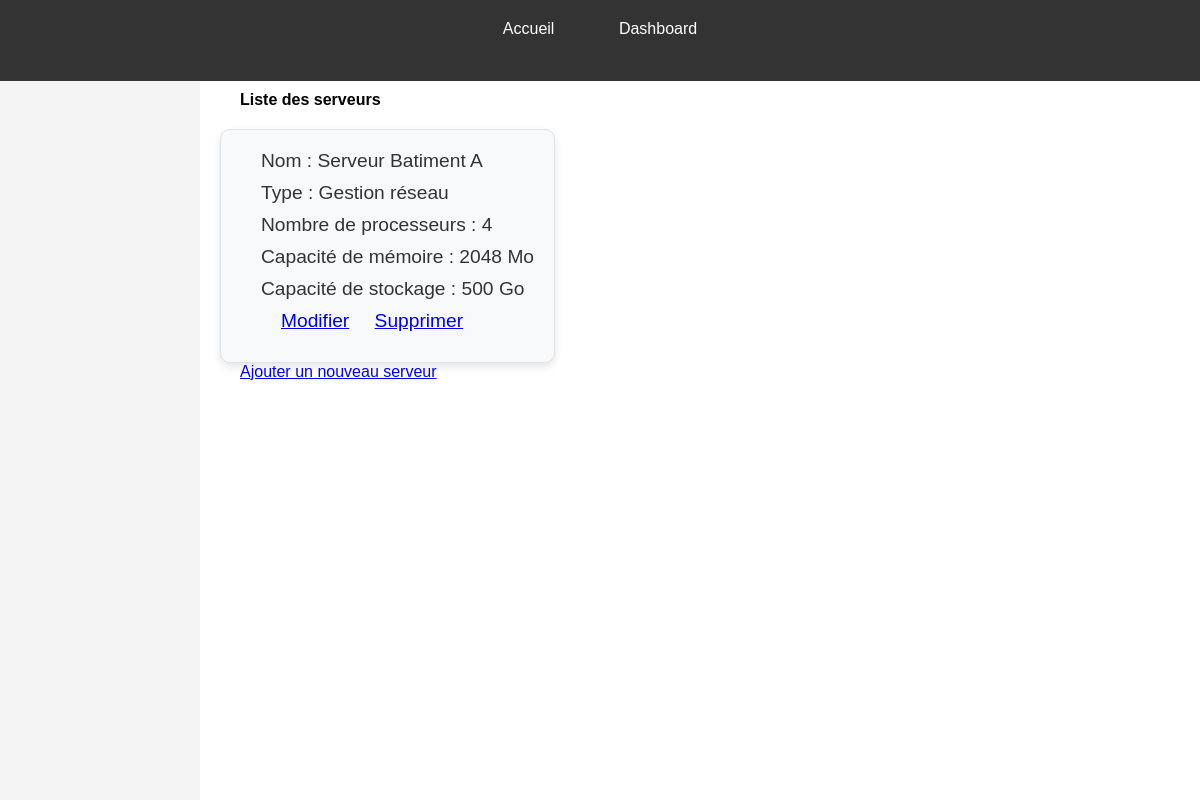
/servers/, run on an earlier commit of the app's database.
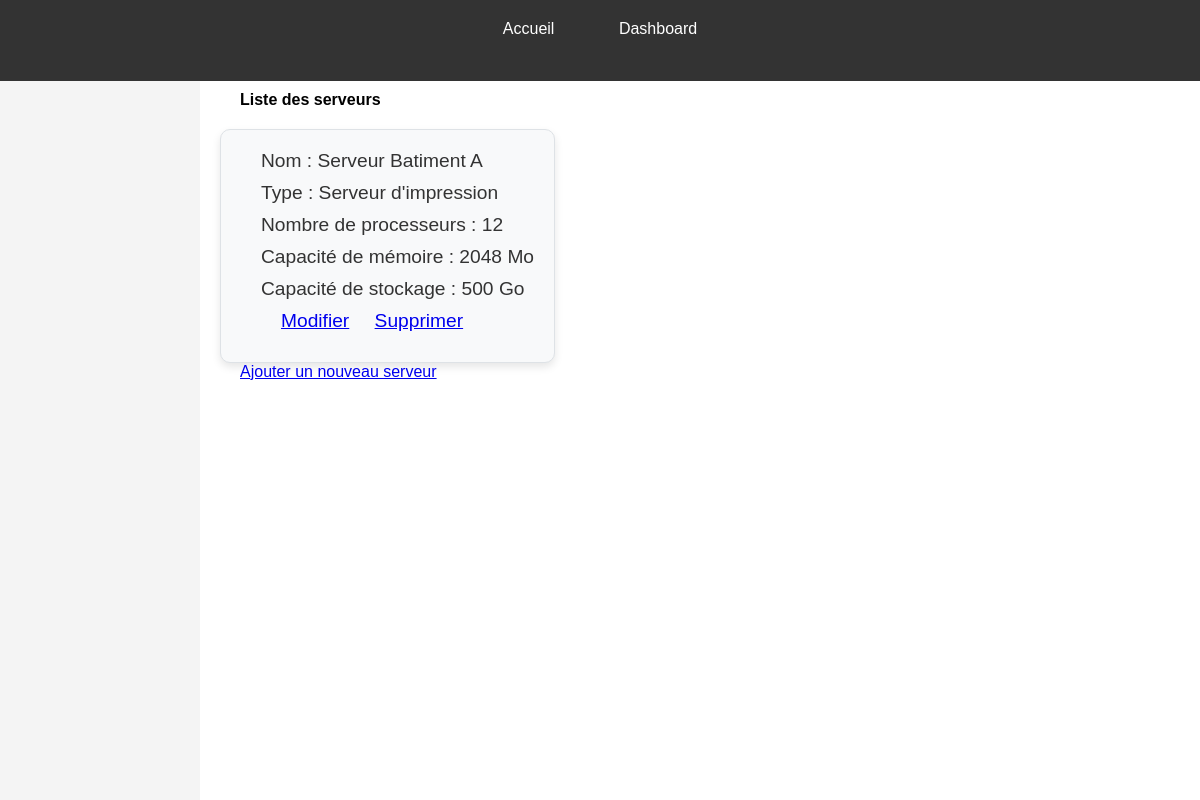
And on a later commit of the database.
### servops/models.py (models this page shows, shortened)
class Server(models.Model):
    name = models.CharField(max_length=200)
    server_type = models.ForeignKey(ServerType, on_delete=models.CASCADE)
    num_processors = models.IntegerField()
    memory_capacity = models.IntegerField()
    storage_capacity = models.IntegerField()
    used_storage = models.IntegerField(default=0)  # Espace utilisé en Go
    total_storage = models.IntegerField(default=0)  # Capacité totale de stockage en Go

class ServerType(models.Model):
    type = models.CharField(max_length=200)
    description = models.TextField()

### servops/views.py (the view)
# urls.py: path('servers/', views.servers, name='servers_crud'),
def servers(request):
    servers = Server.objects.all()
    return render(request, 'servops/CRUD/CRUD_serveurs/home.html', {'servers': servers})

### servops/templates/servops/CRUD/CRUD_serveurs/home.html (shortened to what this page needs)
{% extends 'servops/MAIN/main_dashboard.html' %}
{% block content %}
<h2>Liste des serveurs</h2>
<div class="container">
    {% for server in servers %}
    <div class="service-box">
        <p>Nom : {{ server.name }}</p>
        <p>Type : {{ server.server_type.type }}</p>
        <p>Nombre de processeurs : {{ server.num_processors }}</p>
        <p>Capacité de mémoire : {{ server.memory_capacity }} Mo</p>
        <p>Capacité de stockage : {{ server.storage_capacity }} Go</p>
        <p>
            <a href="{% url 'update_server' server.id %}">Modifier</a>
            <a href="{% url 'delete_server' server.id %}">Supprimer</a>
        </p>
    </div>
    {% endfor %}
</div>
<a href="{% url 'create_server' %}">Ajouter un nouveau serveur</a>
{% endblock content %}

What changed in the data, as far as the page shows it:
changed Server "Serveur Batiment A": server_type.type "Gestion réseau" → "Serveur d'impression"; num_processors "4" → "12"
